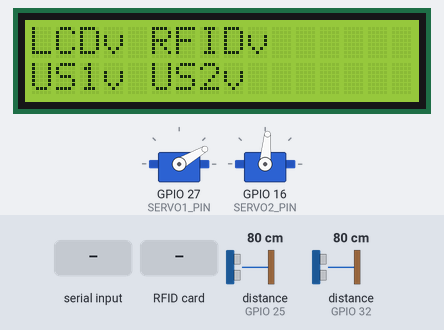
This sketch was run on a simulated ESP32. Shown: 16×2 character LCD, 2 × servo. Wiring (inferred from the names in the program): 2 × ultrasonic range finder: trigger GPIO 26, echo GPIO 25 / trigger GPIO 33, echo GPIO 32. The test bench sets the inputs (shaded band); at power-on: distance to the obstacle (sensors on GPIO 25, GPIO 32) 80 cm. The echo pulse lasts 58.3 µs per cm; what the sketch prints to the serial monitor is not drawn.

Above: at 6.1 s.
6.2 s: "t\n" received over Serial
At 6.9 s:
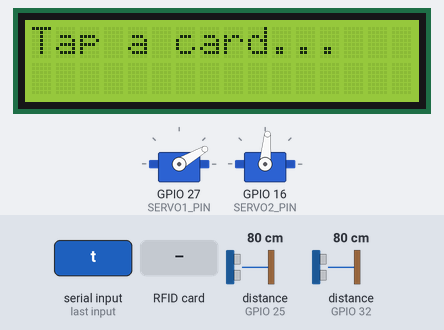
7.7 s: RFID card 5E 7A 19 C4 held to the reader
At 8.9 s:
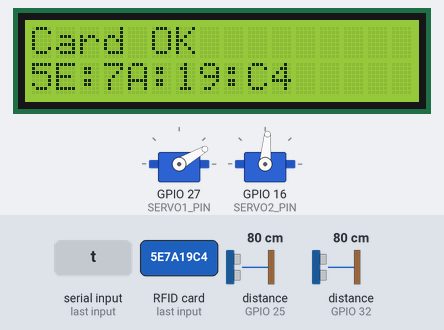
9.2 s: "r\n" received over Serial
At 9.9 s:
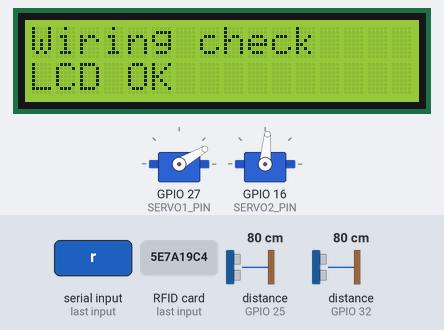
Timing chart, 0 to 14.7 s (numbered marks = the images above; inputs shaded):
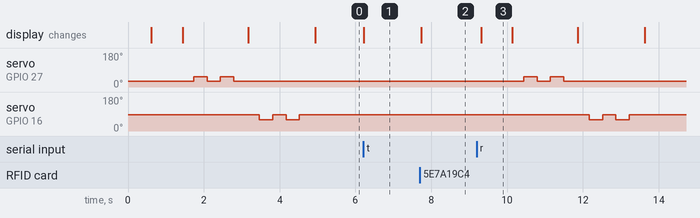

The sketch:

wiring_check.ino
```cpp
/*
 * wiring_check — checks that every component of the final gate is WIRED and DETECTED.
 * ====================================================================================
 * It doesn't run the parking flow; it just asks each part "are you there?":
 *   1. LCD 16x2 I2C      -> scans the I2C bus (SDA 21 / SCL 17), expects 0x27
 *   2. RC522 RFID        -> reads its chip version over SPI (SS 5 / RST 22)
 *   3. HC-SR04 #1 slot 1 -> TRIG 26 / ECHO 25 : echo idle LOW + gets an echo back
 *   4. HC-SR04 #2 slot 2 -> TRIG 33 / ECHO 32 : same
 *   5. Servo 1 entry (27) and Servo 2 exit (16) -> attach + a small wiggle you WATCH
 *      (a hobby servo has no feedback wire, so the board can't "see" it — your eyes do)
 *
 * Same pins as smart_parking_final/Config.h. Serial Monitor 115200, line ending "Newline".
 *   r = run all checks again      t = tap test (show the next card's UID)
 *
 * Upload with the RC522 UNPLUGGED, then plug it back (P5 strapping -> flash read err).
 * Libraries: MFRC522, LiquidCrystal_I2C, ESP32Servo.
 */
#include <SPI.h>
#include <Wire.h>
#include <MFRC522.h>
#include <LiquidCrystal_I2C.h>
#include <ESP32Servo.h>

// ---- pins (= smart_parking_final/Config.h) ----
#define SS_PIN      5
#define RST_PIN     22
#define I2C_SDA     21
#define I2C_SCL     17
#define LCD_ADDR    0x27
#define SERVO1_PIN  27
#define S1_CLOSED   30
#define SERVO2_PIN  16
#define S2_CLOSED   85
#define S1_TRIG     26
#define S1_ECHO     25
#define S2_TRIG     33
#define S2_ECHO     32

MFRC522 reader(SS_PIN, RST_PIN);
LiquidCrystal_I2C lcd(LCD_ADDR, 16, 2);
Servo servo1, servo2;

enum Res { R_PASS, R_WARN, R_FAIL };
const char* resName(Res r) { return r == R_PASS ? "PASS" : (r == R_WARN ? "WARN" : "FAIL"); }
Res rLcd, rRfid, rUs1, rUs2, rSv1, rSv2;
bool lcdOk = false, rfidOk = false;

void line() { Serial.println(F("------------------------------------------------------------")); }

// ---------- 1. LCD (I2C) ----------
Res checkLcd() {
  Serial.println(F("[1] LCD 16x2 I2C   SDA=21  SCL=17  expected addr 0x27"));
  int found = 0; byte other = 0; bool at27 = false;
  for (byte a = 1; a < 127; a++) {
    Wire.beginTransmission(a);
    if (Wire.endTransmission() == 0) {
      Serial.printf("    I2C device found at 0x%02X\n", a);
      found++;
      if (a == LCD_ADDR) at27 = true; else other = a;
    }
  }
  if (at27) {
    lcd.init(); lcd.backlight();
    lcd.clear(); lcd.setCursor(0, 0); lcd.print("Wiring check");
    lcd.setCursor(0, 1); lcd.print("LCD OK");
    lcdOk = true;
    Serial.println(F("    PASS  LCD answers at 0x27 (you should read 'Wiring check' on it)."));
    Serial.println(F("          Backlight on but no text? turn the blue contrast screw on the back."));
    return R_PASS;
  }
  lcdOk = false;
  if (found && ((other >= 0x20 && other <= 0x27) || (other >= 0x38 && other <= 0x3F))) {   // PCF8574 / PCF8574A ranges
    Serial.printf("    WARN  an LCD backpack answers at 0x%02X, not 0x27 -> set LCD_ADDR to 0x%02X in Config.h\n", other, other);
    return R_WARN;
  }
  Serial.println(F("    FAIL  nothing on the I2C bus."));
  Serial.println(F("          check: SDA->21, SCL->17 (not swapped), VCC->3V3/5V, GND common."));
  return R_FAIL;
}

// ---------- 2. RC522 (SPI) ----------
Res checkRfid() {
  Serial.println(F("[2] RC522 RFID     SS=5 SCK=18 MOSI=23 MISO=19 RST=22  VCC=3V3"));
  reader.PCD_Init();
  delay(50);
  byte v = reader.PCD_ReadRegister(MFRC522::VersionReg);
  Serial.printf("    chip version register = 0x%02X\n", v);
  if (v == 0x00 || v == 0xFF) {
    rfidOk = false;
    Serial.println(F("    FAIL  the reader doesn't answer on SPI."));
    Serial.println(F("          0x00 = MISO(19) not connected / no power;  0xFF = SS(5) or MOSI(23) wrong, or RST(22) held low."));
    Serial.println(F("          check VCC is 3V3 (NOT 5V) and GND is common."));
    return R_FAIL;
  }
  rfidOk = true;
  if (v == 0x91 || v == 0x92) {
    Serial.printf("    PASS  genuine MFRC522 v%d.0 detected. Type 't' then tap a card to test reading.\n", v == 0x91 ? 1 : 2);
    return R_PASS;
  }
  Serial.println(F("    PASS  reader answers (clone chip, version not 0x91/0x92 — that's normal for many modules)."));
  Serial.println(F("          type 't' then tap a card to be sure it reads."));
  return R_PASS;
}

// ---------- 3/4. HC-SR04 ----------
long pingCm(int trig, int echo) {
  digitalWrite(trig, LOW);  delayMicroseconds(3);
  digitalWrite(trig, HIGH); delayMicroseconds(10);
  digitalWrite(trig, LOW);
  long dur = pulseIn(echo, HIGH, 30000);      // ~5 m max
  return dur == 0 ? -1 : dur / 58;
}
Res checkUltrasonic(const char* name, int trig, int echo) {
  Serial.printf("[%s] HC-SR04        TRIG=%d  ECHO=%d\n", name, trig, echo);
  pinMode(trig, OUTPUT); pinMode(echo, INPUT);
  digitalWrite(trig, LOW); delay(5);
  if (digitalRead(echo) == HIGH) {
    Serial.println(F("    FAIL  ECHO pin is stuck HIGH before any ping."));
    Serial.println(F("          check: TRIG and ECHO swapped, or ECHO shorted to VCC."));
    return R_FAIL;
  }
  int got = 0; long last = -1;
  for (int i = 0; i < 5; i++) {
    long cm = pingCm(trig, echo);
    if (cm > 0) { got++; last = cm; }
    delay(60);
  }
  if (got == 0) {
    Serial.println(F("    FAIL  no echo at all (5 pings)."));
    Serial.println(F("          check: VCC/GND on the sensor, TRIG and ECHO pins (maybe swapped), the ECHO divider."));
    return R_FAIL;
  }
  if (got < 3) {
    Serial.printf("    WARN  only %d/5 pings answered (last %ld cm) — loose wire or nothing solid in front.\n", got, last);
    return R_WARN;
  }
  Serial.printf("    PASS  %d/5 echoes, distance %ld cm. Put your hand in front: it should drop.\n", got, last);
  return R_PASS;
}

// ---------- 5. Servos ----------
void wiggle(Servo& s, int closedAng, int dir) {
  for (int k = 0; k < 2; k++) {
    s.write(closedAng + dir * 25); delay(350);
    s.write(closedAng);            delay(350);
  }
}
Res checkServo(const char* name, Servo& s, int pin, int closedAng, int dir) {
  Serial.printf("[%s] Servo on GPIO%d (closed = %d deg)\n", name, pin, closedAng);
  if (!s.attached()) s.attach(pin, 500, 2400);
  if (!s.attached()) {
    Serial.println(F("    FAIL  the ESP32 couldn't attach a PWM channel to this pin (ESP32Servo)."));
    return R_FAIL;
  }
  s.write(closedAng); delay(300);
  Serial.println(F("    signal OK. WATCH THE ARM NOW: it should twitch 25 deg twice and come back."));
  wiggle(s, closedAng, dir);
  Serial.println(F("    -> moved?  yes = wired.  no = check signal wire, 5V (red), GND (brown) + common GND."));
  Serial.println(F("       jitters/resets the ESP32? = the 5V supply is too weak: power servos separately, common GND."));
  return R_WARN;   // the board can't confirm movement by itself
}

// ---------- run everything ----------
void runAll() {
  Serial.println();
  line();
  Serial.println(F("  SMART PARKING — WIRING CHECK"));
  line();
  rLcd  = checkLcd();                              line();
  rRfid = checkRfid();                             line();
  rUs1  = checkUltrasonic("3", S1_TRIG, S1_ECHO);  line();
  rUs2  = checkUltrasonic("4", S2_TRIG, S2_ECHO);  line();
  if (lcdOk) { lcd.clear(); lcd.print("Servo 1 moving"); }
  rSv1  = checkServo("5a", servo1, SERVO1_PIN, S1_CLOSED, +1);   // entry opens toward 180
  if (lcdOk) { lcd.clear(); lcd.print("Servo 2 moving"); }
  rSv2  = checkServo("5b", servo2, SERVO2_PIN, S2_CLOSED, -1);   // exit opens toward 0
  line();

  Serial.println(F("  SUMMARY"));
  Serial.printf("    LCD 0x27 ........... %s\n", resName(rLcd));
  Serial.printf("    RC522 RFID ......... %s\n", resName(rRfid));
  Serial.printf("    HC-SR04 slot 1 ..... %s\n", resName(rUs1));
  Serial.printf("    HC-SR04 slot 2 ..... %s\n", resName(rUs2));
  Serial.printf("    Servo 1 entry ...... %s\n", rSv1 == R_FAIL ? "FAIL" : "CHECK BY EYE (did it move?)");
  Serial.printf("    Servo 2 exit ....... %s\n", rSv2 == R_FAIL ? "FAIL" : "CHECK BY EYE (did it move?)");
  line();
  Serial.println(F("  r = run again    t = tap a card to test the reader"));

  if (lcdOk) {
    char l1[17], l2[17];
    snprintf(l1, sizeof(l1), "LCD%c RFID%c", 'v', rRfid == R_PASS ? 'v' : 'x');
    snprintf(l2, sizeof(l2), "US1%c US2%c", rUs1 == R_PASS ? 'v' : (rUs1 == R_WARN ? '?' : 'x'),
                                            rUs2 == R_PASS ? 'v' : (rUs2 == R_WARN ? '?' : 'x'));
    lcd.clear(); lcd.setCursor(0, 0); lcd.print(l1); lcd.setCursor(0, 1); lcd.print(l2);
  }
}

void tapTest() {
  if (!rfidOk) { Serial.println(F("[t] the RC522 failed its check — fix that first.")); return; }
  Serial.println(F("[t] tap a card on the reader (10 s)..."));
  if (lcdOk) { lcd.clear(); lcd.print("Tap a card..."); }
  unsigned long t0 = millis();
  while (millis() - t0 < 10000) {
    if (reader.PICC_IsNewCardPresent() && reader.PICC_ReadCardSerial()) {
      String uid = "";
      for (byte i = 0; i < reader.uid.size; i++) {
        if (reader.uid.uidByte[i] < 0x10) uid += "0";
        uid += String(reader.uid.uidByte[i], HEX);
        if (i + 1 < reader.uid.size) uid += ":";
      }
      uid.toUpperCase();
      Serial.printf("    PASS  card read: %s  (%s)\n", uid.c_str(),
                    reader.PICC_GetTypeName(reader.PICC_GetType(reader.uid.sak)));
      if (lcdOk) { lcd.clear(); lcd.print("Card OK"); lcd.setCursor(0, 1); lcd.print(uid.substring(0, 16)); }
      reader.PICC_HaltA();
      return;
    }
    delay(50);
  }
  Serial.println(F("    no card seen. Reader answered on SPI, so check the antenna side / try closer."));
}

void setup() {
  Serial.begin(115200);
  delay(500);
  Wire.begin(I2C_SDA, I2C_SCL);
  SPI.begin();
  servo1.setPeriodHertz(50); servo2.setPeriodHertz(50);
  runAll();
}

void loop() {
  if (!Serial.available()) return;
  String cmd = Serial.readStringUntil('\n');
  cmd.trim(); cmd.toLowerCase();
  if (cmd == "r") runAll();
  else if (cmd == "t") tapTest();
  else if (cmd.length()) Serial.println(F("r = run again, t = tap test"));
}
```

Measured:
- after the input at 6.2 s, the display: changes at once (image 1)
- after the input at 7.7 s, the display: changes at once (image 2)
- after the input at 9.2 s, servo on GPIO 27 (SERVO1_PIN): alternates 55° for 0.35 s and 30° for 0.35 s, 4 changes in all, then stays 30°, starting after 1.2 s; servo on GPIO 16 (SERVO2_PIN): alternates 85° for 0.35 s and 60° for 0.35 s, 4 changes in all, then stays 85°, starting after 3.0 s; the display: changes after 0.11 s (image 3)
- what the display in image 3 shows lasts 0.8 s, from 9.3 s to 10.1 s
